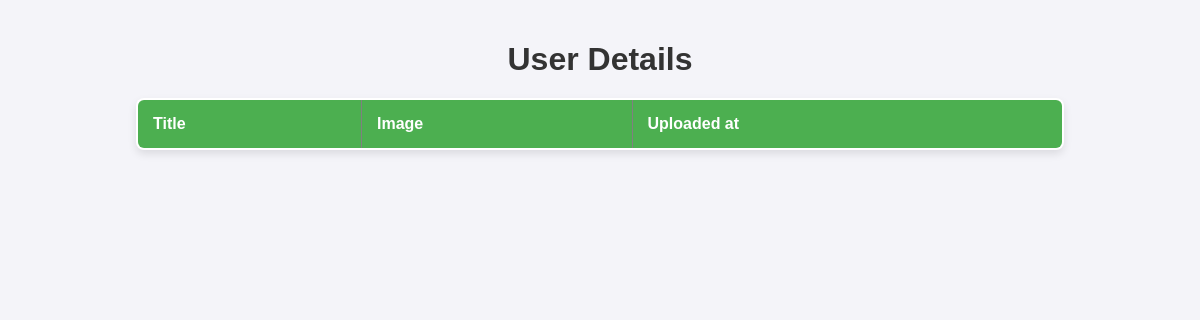
/view_image, run on an earlier commit of the app's database.
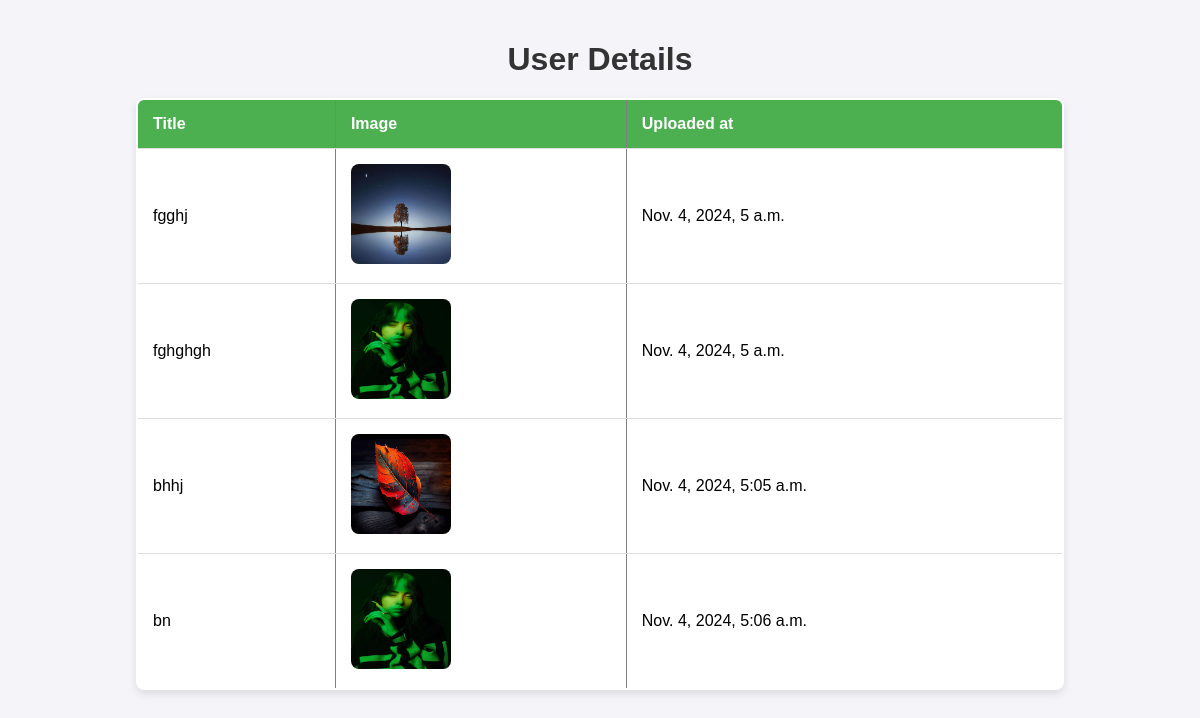
And on a later commit of the database.
### hospital/models.py (models this page shows)
class Image(models.Model):
    title=models.CharField(max_length=100)
    image=models.ImageField()
    uploaded_at=models.DateTimeField(auto_now_add=True)

### hospital/views.py (the view)
# urls.py: path('view_image',views.view_image,name='ag'),
def view_image(request):
    data=Image.objects.all()
    v=data.values()
    print(v)
    return render(request,'image_view.html',{'dataa':data})

### template/image_view.html (shortened to what this page needs)
<!DOCTYPE html>
<html lang="en">
<head>
    {% load static %}
    <link rel="stylesheet" href="{% static 'css/imgcss.css' %}">
</head>
<body>
    <h1>User Details</h1>
    <table border="2">
            <th>Title</th>
            <th>Image</th>
            <th>Uploaded at</th>
            <tr>
                {% for i in dataa %}
                <td>{{i.title}}</td>
                <td>
                    {% if i.image %}
                        <img src="{{ i.image.url }}" width="100" height="100">
                    {% else %}
                        No image available
                    {% endif %}
                </td>
                <td>{{ i.uploaded_at }}</td>
            </tr>
            {% endfor %}
    </table>
</body>
</html>

### static/css/imgcss.css (style rules this page uses)
body { font-family: Arial, sans-serif; background-color: #f4f4f9; margin: 0; padding: 20px; display: flex; justify-content: center; align-items: center; flex-direction: column; }
h1 { color: #333; text-align: center; margin-bottom: 20px; font-size: 2rem; font-weight: bold; }
table { width: 80%; border-collapse: collapse; background-color: #ffffff; box-shadow: 0 4px 8px rgba(0, 0, 0, 0.1); border-radius: 8px; overflow: hidden; }
th, td { padding: 15px; text-align: left; border-bottom: 1px solid #dddddd; }
th { background-color: #4CAF50; color: white; font-weight: bold; }
td img { border-radius: 8px; }

What changed in the data, as far as the page shows it:
added Image: title "fgghj", image (picture), uploaded_at "Nov. 4, 2024, 5 a.m."
added Image: title "fghghgh", image (picture), uploaded_at "Nov. 4, 2024, 5 a.m."
added Image: title "bhhj", image (picture), uploaded_at "Nov. 4, 2024, 5:05 a.m."
added Image: title "bn", image (picture), uploaded_at "Nov. 4, 2024, 5:06 a.m."
